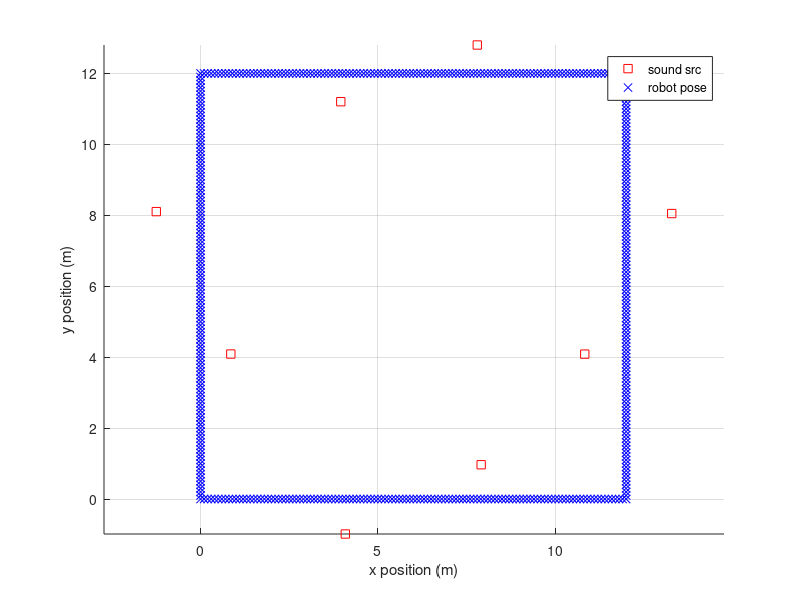
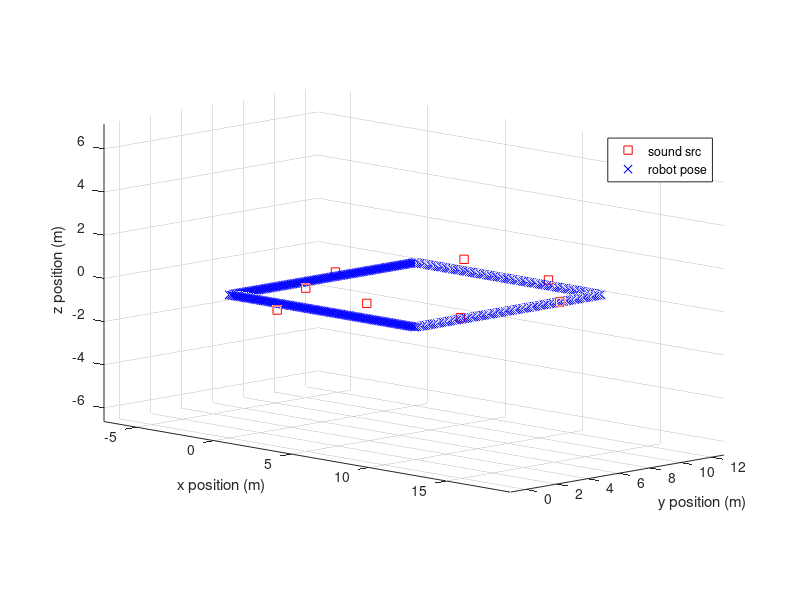

Write MATLAB code to recreate these figures, in order. (Note: this script raises an error after producing the figures.)
% This file create graph structure "g" for lsSLAM.m




%% refresh
clear all;
close all;

%% Parameters

% add path for including some tool functions
addpath('tools');

% rect trajectory length per x,y
traj_len_x = 12;
traj_len_y = 12;

% distance from sound source to mic array trajectory
ss_dist_from_traj = 1;

% distance between each sound source
ss_dist = 4;

% number of sound sources
ss_num_x = (traj_len_x/ss_dist-1);
ss_num_y = (traj_len_y/ss_dist-1);
ss_num = 2*(ss_num_x + ss_num_y);

% sound source position noise in x/y direction
ss_pos_noise_std_xy = 0.1;

% sound source position noise in z direction
ss_pos_noise_std_z = 0.5;

% sound source DOA estimation noise 
ss_doa_std_azi = 10*(pi/180);
ss_doa_std_ele = 10*(pi/180);
ss_doa_std_azi_conservative_factor = 2;
ss_doa_std_ele_conservative_factor = 2;

% dist between each robot pose
robot_pose_dist = 0.1;

% num of robot pose
robot_pose_num_x = traj_len_x/robot_pose_dist;
robot_pose_num_y = traj_len_y/robot_pose_dist;
robot_pose_num = (robot_pose_num_x+robot_pose_num_y)*2;

% max dist that doa algorithm can detect
doa_dist_max = 3;
% doa distance for initialization of sound source.
ss_pos_ini_doa_dist = 1.5;

% odometry noises
% odom_u_theta/ also yaw/pitch/roll
odom_u_theta_std = 0.001*(pi/180); %0.001 deg
odom_u_theta_std_conservative_factor = 2; 
% odom_u_dist_std
odom_u_dist_std = 0.001; % 1mm
odom_u_dist_std_conservative_factor = 2; 

% fig numbers

fig_2d_gt_num = 1;% 2D gt
fig_2d_ob_num = 3;% 2D ob
fig_3d_gt_num = 2;% 3D gt
fig_3d_ob_num = 4;% 3D ob

%% sound source ground truth

% ground truth of sound source positions
ss_pos = zeros(ss_num,3);

% x,y,z pos of 1st side of rect
ss_pos(1:ss_num_x,1) = (ss_dist:ss_dist:ss_num_x*ss_dist)'+...
    randn(ss_num_x,1)*ss_pos_noise_std_xy;
ss_pos(1:ss_num_x,2) = zeros(ss_num_x,1)+randn(ss_num_x,1)*...
    ss_pos_noise_std_xy + ss_dist_from_traj*sign(rand(ss_num_x,1)-0.5);
ss_pos(1:ss_num_x,3) = zeros(ss_num_x,1)+randn(ss_num_x,1)*...
    ss_pos_noise_std_z;

% x,y,z pos of 2nd side of rect
ss_pos(ss_num_x+1:ss_num_x+ss_num_y,1) = ones(ss_num_y,1)*traj_len_x+...
    randn(ss_num_y,1)*ss_pos_noise_std_xy + ss_dist_from_traj*sign(rand(...
    ss_num_y,1)-0.5);
ss_pos(ss_num_x+1:ss_num_x+ss_num_y,2) = (ss_dist:ss_dist:ss_num_y*...
    ss_dist)'+randn(ss_num_y,1)*ss_pos_noise_std_xy;
ss_pos(ss_num_x+1:ss_num_x+ss_num_y,3) = zeros(ss_num_y,1)+randn(...
    ss_num_y,1)*ss_pos_noise_std_z;

% x,y,z pos of 3rd side of rect
ss_pos(ss_num_x+ss_num_y+1:ss_num_x+ss_num_y+ss_num_x,1) = (ss_dist:...
    ss_dist:ss_num_x*ss_dist)'+randn(ss_num_x,1)*ss_pos_noise_std_xy;
ss_pos(ss_num_x+ss_num_y+1:ss_num_x+ss_num_y+ss_num_x,2) = ones(...
    ss_num_x,1)*traj_len_y+randn(ss_num_x,1)*ss_pos_noise_std_xy + ...
    ss_dist_from_traj*sign(rand(ss_num_x,1)-0.5);
ss_pos(ss_num_x+ss_num_y+1:ss_num_x+ss_num_y+ss_num_x,3) = zeros(...
    ss_num_x,1)+randn(ss_num_x,1)*ss_pos_noise_std_z;

% x,y,z pos of 4th side of rect
ss_pos(2*ss_num_x+ss_num_y+1:2*ss_num_x+ss_num_y+ss_num_y,1) = zeros(...
    ss_num_y,1)+randn(ss_num_y,1)*ss_pos_noise_std_xy+ ss_dist_from_traj...
    *sign(rand(ss_num_y,1)-0.5);
ss_pos(2*ss_num_x+ss_num_y+1:2*ss_num_x+ss_num_y+ss_num_y,2) = (ss_dist...
    :ss_dist:ss_num_y*ss_dist)'+randn(ss_num_y,1)*ss_pos_noise_std_xy;
ss_pos(2*ss_num_x+ss_num_y+1:2*ss_num_x+ss_num_y+ss_num_y,3) = zeros(...
    ss_num_y,1)+randn(ss_num_y,1)*ss_pos_noise_std_z;

% plot for debugging
%figure,
%plot(mic_pos(:,1),mic_pos(:,2),'LineStyle','none','Marker','s');

%% construction of robot odometry (ground truth)

% ini of robot poses (x,y,z,yaw,pitch,roll)
robot_pose = zeros(robot_pose_num,6);

% x,y,z pos of 1st side of rect
robot_pose(1:robot_pose_num_x,1) = (robot_pose_dist:robot_pose_dist:robot_pose_num_x*robot_pose_dist)';
robot_pose(1:robot_pose_num_x,2) = zeros(robot_pose_num_x,1);
robot_pose(1:robot_pose_num_x,3) = zeros(robot_pose_num_x,1);
robot_pose(1:robot_pose_num_x,4) = zeros(robot_pose_num_x,1);

% x,y,z pos of 2nd side of rect
robot_pose(robot_pose_num_x+1:robot_pose_num_x+robot_pose_num_y,1) = ones(robot_pose_num_y,1)*traj_len_x;
robot_pose(robot_pose_num_x+1:robot_pose_num_x+robot_pose_num_y,2) = (robot_pose_dist:robot_pose_dist:robot_pose_num_y*robot_pose_dist)';
robot_pose(robot_pose_num_x+1:robot_pose_num_x+robot_pose_num_y,3) = zeros(robot_pose_num_y,1);
robot_pose(robot_pose_num_x+1:robot_pose_num_x+robot_pose_num_y,4) = ones(robot_pose_num_y,1)*(pi/2);

% x,y,z pos of 3rd side of rect
robot_pose(robot_pose_num_x+robot_pose_num_y+1:robot_pose_num_x+robot_pose_num_y+robot_pose_num_x,1) = ((robot_pose_num_x-1)*robot_pose_dist:-robot_pose_dist:0)';
robot_pose(robot_pose_num_x+robot_pose_num_y+1:robot_pose_num_x+robot_pose_num_y+robot_pose_num_x,2) = ones(robot_pose_num_x,1)*traj_len_y;
robot_pose(robot_pose_num_x+robot_pose_num_y+1:robot_pose_num_x+robot_pose_num_y+robot_pose_num_x,3) = zeros(robot_pose_num_x,1);
robot_pose(robot_pose_num_x+robot_pose_num_y+1:robot_pose_num_x+robot_pose_num_y+robot_pose_num_x,4) = ones(robot_pose_num_x,1)*(pi);

% x,y,z pos of 4th side of rect
robot_pose(2*robot_pose_num_x+robot_pose_num_y+1:2*robot_pose_num_x+robot_pose_num_y+robot_pose_num_y,1) = zeros(robot_pose_num_y,1);
robot_pose(2*robot_pose_num_x+robot_pose_num_y+1:2*robot_pose_num_x+robot_pose_num_y+robot_pose_num_y,2) = ((robot_pose_num_y-1)*robot_pose_dist:-robot_pose_dist:0)';
robot_pose(2*robot_pose_num_x+robot_pose_num_y+1:2*robot_pose_num_x+robot_pose_num_y+robot_pose_num_y,3) = zeros(robot_pose_num_y,1);
robot_pose(2*robot_pose_num_x+robot_pose_num_y+1:2*robot_pose_num_x+robot_pose_num_y+robot_pose_num_y,4) = ones(robot_pose_num_y,1)*(-pi/2);

% plot the microphone and sound src ground truth
figure(fig_2d_gt_num);
hold on;
plot(ss_pos(:,1),ss_pos(:,2),'LineStyle','none','Marker','s',...
    'MarkerEdgeColor','r');
plot(robot_pose(:,1),robot_pose(:,2),'LineStyle','none','Marker','x',...
    'MarkerEdgeColor','b');
xlabel('x position (m)');ylabel('y position (m)');
legend('sound src','robot pose');
grid on;axis equal;
hold off;

fig_h = figure(fig_3d_gt_num);
set(fig_h, 'Position', [100, 100, 1000, 500]);
hold on;
plot3(ss_pos(:,1),ss_pos(:,2),ss_pos(:,3),'LineStyle','none','Marker','s',...
    'MarkerEdgeColor','r');
plot3(robot_pose(:,1),robot_pose(:,2),robot_pose(:,3),'LineStyle','none','Marker','x',...
    'MarkerEdgeColor','b');
xlabel('x position (m)');ylabel('y position (m)');zlabel('z position (m)');
legend('sound src','robot pose');
grid on;axis equal;view(45,10);
hold off;

%% compute the observation in azimuth and elevation angle.

% 2D case:
% project the robot pose from 3D to 2D case
robot_pose_2d = robot_pose(:,[1,2,4]);% x,y,yaw
% project the sound source position from 3D to 2D case
ss_pos_2d = ss_pos(:,[1,2]);

doa_gt_w_2d =[];% doa in world coord
doa_gt_l_2d =[];% doa in robot local coord
%doa_ob_w_2d =[];% observed (noisy) doa in world coord
doa_ob_l_2d =[];% observed (noisy) doa in local coord

for p = 1:size(robot_pose,1)
    for s = 1:size(ss_pos,1)
        if sqrt((robot_pose_2d(p,1)-ss_pos_2d(s,1))^2 + (robot_pose_2d(p,2)-ss_pos_2d(s,2))^2)<doa_dist_max
            azi_w_2d = atan2(ss_pos_2d(s,2)-robot_pose_2d(p,2),ss_pos_2d(s,1)-robot_pose_2d(p,1));
            
            azi_l_2d = wrapToPi(azi_w_2d-robot_pose_2d(p,3));
            
            azi_ob_l_2d = wrapToPi(azi_l_2d+randn*ss_doa_std_azi);
            
            % store the data
            doa_gt_w_2d = [doa_gt_w_2d; [azi_w_2d,p,s]];
            doa_gt_l_2d = [doa_gt_l_2d; [azi_l_2d,p,s]];
            doa_ob_l_2d = [doa_ob_l_2d; [azi_ob_l_2d,p,s]];
        end
    end
end




% 3D case:
% doa estimation ground truth
doa_gt_w =[];% doa in world coord
doa_gt_l =[];% doa in robot local coord
%doa_ob_w =[];% observed (noisy) doa in world coord
doa_ob_l =[];% observed (noisy) doa in local coord

for p = 1:size(robot_pose,1)
    for s = 1:size(ss_pos,1)
        if sqrt((robot_pose(p,1)-ss_pos(s,1))^2 + (robot_pose(p,2)-ss_pos(s,2))^2 + (robot_pose(p,3)-ss_pos(s,3))^2)<doa_dist_max
            
            % gt of DOA estimation azimuth angle in world coordinate
            azi_w = atan((ss_pos(s,2)-robot_pose(p,2))/(ss_pos(s,1)-robot_pose(p,1)));
            if (ss_pos(s,1)-robot_pose(p,1))<0
                azi_w = wrapToPi(azi_w+pi);
            end
            % observed DOA estimation azimuth angle in global coord
            % azi_ob_w = wrapToPi(azi_w+randn*ss_doa_std_azi);
            
            % azimuth gt in robot coordinate
            ss_pos_local_coord = global_point_in_local_coord_tans_ypr(ss_pos(s,:),robot_pose(p,:));
            % gt of DOA estimation azimuth angle in robot coordinate
            azi_l = atan(ss_pos_local_coord(2)/ss_pos_local_coord(1));
            if (ss_pos_local_coord(1))<0
                azi_l = wrapToPi(azi_l+pi);
            end
            % observed DOA estimation azimuth angle in local coord
            azi_ob_l = wrapToPi(azi_l+randn*ss_doa_std_azi);
            
            
            
            % gt of DOA estimation elevation angle in world coord
            ele_w = atan((ss_pos(s,3)-robot_pose(p,3))/sqrt((ss_pos(s,1)-robot_pose(p,1))^2+(ss_pos(s,2)-robot_pose(p,2))^2));
            % observed DOA estimation elevation angle in world coord
            %ele_ob_w = ele_w + randn*ss_doa_std_ele;
            %if ele_ob_w>(pi/2)
            %    ele_ob_w = pi/2;
            %elseif ele_ob_w<(-pi/2)
            %    ele_ob_w = -pi/2;
            %end
            
            % gt of DOA estimation elevation angle in local coord
            ele_l = atan(ss_pos_local_coord(3)/sqrt(ss_pos_local_coord(1)^2+ss_pos_local_coord(2)^2));
            % observed DOA estimation elevation angle in local coord
            ele_ob_l = ele_l + randn*ss_doa_std_ele;
            if ele_ob_l>(pi/2)
                ele_ob_l = pi/2;
            elseif ele_ob_l<(-pi/2)
                ele_ob_l = -pi/2;
            end
            
            % store the data
            doa_gt_w = [doa_gt_w; [azi_w,ele_w,p,s]];
            %doa_ob_w = [doa_ob_w; [azi_ob_w,ele_ob_w,p,s]];
            doa_gt_l = [doa_gt_l; [azi_l,ele_l,p,s]];
            doa_ob_l = [doa_ob_l; [azi_ob_l,ele_ob_l,p,s]];
        end
    end
end

% plot 2D gt of robot pose, landmark, and observation
figure(fig_2d_gt_num);
hold on;
for n=1:size(doa_gt_w_2d,1)
    plot([robot_pose_2d(doa_gt_w_2d(n,2),1),ss_pos_2d(doa_gt_w_2d(n,3),1)],[robot_pose_2d(doa_gt_w_2d(n,2),2),ss_pos_2d(doa_gt_w_2d(n,3),2)],'Color','m');
end
hold off;

% plot 3D gt of robot pose, landmark, and observation
figure(fig_3d_gt_num);
hold on;
for n=1:size(doa_gt_w,1)
    plot3([robot_pose(doa_gt_w(n,3),1),ss_pos(doa_gt_w(n,4),1)],[robot_pose(doa_gt_w(n,3),2),ss_pos(doa_gt_w(n,4),2)],[robot_pose(doa_gt_w(n,3),3),ss_pos(doa_gt_w(n,4),3)],'Color','m');
end
grid on;axis equal;view(45,30);
hold off;

%% compute the odom noisy observation

% 2D case:
robot_pose_u_2d = zeros(size(robot_pose,1),3);
robot_pose_u_ob_2d = zeros(size(robot_pose,1),3);
robot_pose_ob_2d = zeros(size(robot_pose,1),3);

% computing the relative moment between two robot pose and its noisy
% observation.
robot_pose_ob_2d(1,:) = robot_pose_2d(1,:);
for n=2:size(robot_pose)
    robot_pose_u_2d(n,:) =pose_minus_pose_2d(robot_pose_2d(n,:),robot_pose_2d(n-1,:));
    robot_pose_u_ob_2d(n,:) = robot_pose_u_2d(n,:) + [randn(1,2)*odom_u_dist_std,randn*odom_u_theta_std];
    
    robot_pose_ob_2d(n,:) = pose_plus_pose_2d(robot_pose_ob_2d(n-1,:),robot_pose_u_ob_2d(n,:));
end

% plot noisy odom and landmarks
plot_initial_odom_and_landmark_2d(robot_pose_ob_2d,doa_ob_l_2d,doa_dist_max,fig_2d_ob_num);


% 3D case:
robot_pose_u_3d = zeros(size(robot_pose,1),6);
robot_pose_u_ob_3d = zeros(size(robot_pose,1),6);
robot_pose_ob_3d = zeros(size(robot_pose,1),6);

% computing the relative moment between two robot pose and its noisy
% observation.
robot_pose_ob_3d(1,:) = robot_pose(1,:);
for n=2:size(robot_pose)
    robot_pose_u_3d(n,:) = pose_minus_pose_trans_ypr(robot_pose(n,:),robot_pose(n-1,:))';
    robot_pose_u_ob_3d(n,:) = robot_pose_u_3d(n,:) + [randn(1,3)*odom_u_dist_std,randn(1,3)*odom_u_theta_std];
    
    robot_pose_ob_3d(n,:) = pose_plus_pose_trans_ypr(robot_pose_ob_3d(n-1,:),robot_pose_u_ob_3d(n,:));
end

% plot noisy odom and landmarks
plot_initial_odom_and_landmark_3d(robot_pose_ob_3d,doa_ob_l,doa_dist_max,fig_3d_ob_num);


%% ground truth and initialization of state vector

% in 2D case,

% in this case, the state vector is sound src 1 (x, y), sound src 2 (x,y)
% ... robot pose 1 (x,y,theta), robot pose 2 (x,y,theta)...
c2d_x_gt = [reshape(ss_pos(:,[1,2])',size(ss_pos,1)*2,1);reshape(robot_pose_2d',size(robot_pose_2d,1)*3,1)];

g2d.x_gt = c2d_x_gt;

% initialization of sound source positions
x_ini = zeros(ss_num*2+size(robot_pose_2d,1)*3,1);
% fill the noisy odom data
x_ini(ss_num*2+1:end) = reshape(robot_pose_ob_2d',size(robot_pose_ob_2d,1)*3,1);
% initialization of sound source positions
%ss_ini_index = 1;
ss_ini_observed = [];
for n=1:size(doa_ob_l_2d,1)
    if size(ss_ini_observed,2)==ss_num
        break;
    end
    if sum(doa_ob_l_2d(n,3)==ss_ini_observed)<1
        
        % initialization of sound source position upon 1st observation.
        % local coordinates:
        ss_ini_pos_local_coord = ss_pos_ini_doa_dist*[cos(doa_ob_l_2d(n,1));sin(doa_ob_l_2d(n,1))];
        % change them into global coordinate:
        ss_ini_pos_global_coord_hom = transform_matrix_from_pose_2d(robot_pose_ob_2d(doa_ob_l_2d(n,2),:))*[ss_ini_pos_local_coord;1];
        ss_ini_pos_global_coord = ss_ini_pos_global_coord_hom(1:2);
        % fill the initial location
        x_ini(2*(doa_ob_l_2d(n,3)-1)+1:2*(doa_ob_l_2d(n,3)-1)+2) = ss_ini_pos_global_coord;
        
        %ss_ini_index = ss_ini_index+1;
        ss_ini_observed = [ss_ini_observed,doa_ob_l_2d(n,3)];
    end
    
end
% save data into graph
g2d.x = x_ini;
% plot the initialization of sound sources
figure(fig_2d_ob_num);
hold on;
plot(g2d.x(1:2:2*ss_num-1),g2d.x(2:2:2*ss_num),'LineStyle','none','Marker','o',...
    'MarkerSize',10,'MarkerEdgeColor','k','MarkerFaceColor','y');
hold off;



% in 3D case,

% in this case, the state vector is sound src 1 (x, y,z), sound src 2 (x,y,z)
% ... robot pose 1 (x,y,z,yaw,pitch,roll), robot pose 2 (x,y,z,yaw,pitch,roll)...
% Note, in this case, yaw pitch roll angle is in sequence, just like that in
% airplane. first rotate by yaw(z axis), then pitch (y axis) and roll (x
% axis). So, this sequence is also called 'ZYX' sequence in matlab doc. All
% rotation is relative to local reference frame. This means airplane first
% rotate along its yaw angle, then in that new frame, change its pitch
% angle and so on...
% this can be tested by running a=angle2quat([0,pi/2],[pi/2,pi/2],[0,pi/2])
% here you can find that turning all 90 deg in a sequence yaw pitch roll, is
% actually the same as turning 90 deg in pitch angle only :D
c3d_x_gt_ypr = [reshape(ss_pos',size(ss_pos,1)*3,1);reshape(robot_pose',size(robot_pose,1)*6,1)];

% from Yaw/Pitch/roll rotation to quaternion, robot_pose_quat is Nx4 matrix
% [qr,qx,qy,qz; ...].
robot_pose_quat = [[robot_pose(:,1),robot_pose(:,2),robot_pose(:,3)],angle2quat(robot_pose(:,4),robot_pose(:,5),robot_pose(:,6))]; 
% state vector with coordinate transform in quaternion
c3d_x_gt_quat = [reshape(ss_pos',size(ss_pos,1)*3,1);reshape(robot_pose_quat',size(robot_pose_quat,1)*7,1)];

% change between two options. quaternion option seems to be more popular in
% SLAM since it can avoid directional singularity in YPR style expression.
% In YPR expression, the pitch angle has singularity around its -pi/2 and
% +pi/2 

% g3d.x_gt = c3d_x_gt_ypr;
g3d.x_gt = c3d_x_gt_quat;


% initialization of sound source positions
x_ini = zeros(ss_num*3+size(robot_pose,1)*7,1);
% fill the noisy odom data
robot_pose_ob_quat = [[robot_pose_ob_3d(:,1),robot_pose_ob_3d(:,2),robot_pose_ob_3d(:,3)],...
    angle2quat(robot_pose_ob_3d(:,4),robot_pose_ob_3d(:,5),robot_pose_ob_3d(:,6))];
x_ini(ss_num*3+1:end) = reshape(robot_pose_ob_quat',size(robot_pose_ob_quat,1)*7,1);
% initialization of sound source positions
%ss_ini_index = 1;
ss_ini_observed = [];
for n=1:size(doa_ob_l,1)
    if size(ss_ini_observed,2)==ss_num
        break;
    end
    if sum(doa_ob_l(n,4)==ss_ini_observed)<1
        
        % initialization of sound source position upon 1st observation.
        % local coordinates:
        ss_ini_pos_local_coord = ss_pos_ini_doa_dist*[cos(doa_ob_l(n,2))*cos(doa_ob_l(n,1));...
            cos(doa_ob_l(n,2))*sin(doa_ob_l(n,1));sin(doa_ob_l(n,2))];
        % change them into global coordinate:
        ss_ini_pos_global_coord_hom = transform_matrix_from_trans_ypr(robot_pose_ob_3d(doa_ob_l(n,3),:))*[ss_ini_pos_local_coord;1];
        ss_ini_pos_global_coord = ss_ini_pos_global_coord_hom(1:3);
        % fill the initial location
        x_ini(3*(doa_ob_l(n,4)-1)+1:3*(doa_ob_l(n,4)-1)+3) = ss_ini_pos_global_coord;
        
        %ss_ini_index = ss_ini_index+1;
        ss_ini_observed = [ss_ini_observed,doa_ob_l(n,4)];
    end
    
end
% save data into graph
g3d.x = x_ini;
% plot the initialization of sound sources
figure(fig_3d_ob_num);
hold on;
plot3(g3d.x(1:3:3*ss_num-2),g3d.x(2:3:3*ss_num-1),g3d.x(3:3:3*ss_num),'LineStyle','none','Marker','o',...
    'MarkerSize',10,'MarkerEdgeColor','k','MarkerFaceColor','y');
hold off;
%% creation of edges 

% in 2D case:
edges_count = 1;

for n=2:size(robot_pose_2d,1)
    
    type_p_p = 'P';
    % measurement: noisy robot_pose_u control input observation
    measurement_p_p = robot_pose_u_ob_2d(n,:)';
    % information matrix [1/dist_sigma^2 0 0; 0 1/dits_sigma^2 0; 0 0 1/theta_sigma^2];
    information_p_p = diag([1/((odom_u_dist_std*odom_u_dist_std_conservative_factor)^2);...
        1/((odom_u_dist_std*odom_u_dist_std_conservative_factor)^2);1/((odom_u_theta_std*odom_u_theta_std_conservative_factor)^2)]);
    % index of previous time robot pose (starting index)
    fromIdx_p_p = 3*(n-2)+1 + 2*ss_num;
    % index of current time robot pose (starting index)
    toIdx_p_p = 3*(n-1)+1 + 2*ss_num;

    % fill the above information to "g" structure
    g2d.edges(edges_count).type = type_p_p;
    g2d.edges(edges_count).measurement = measurement_p_p;
    g2d.edges(edges_count).information = information_p_p;
    g2d.edges(edges_count).fromIdx = fromIdx_p_p;
    g2d.edges(edges_count).toIdx = toIdx_p_p;
    % update the edges_count
    edges_count = edges_count+1;
    
end

for n=1:size(doa_ob_l_2d,1)
    % (p-l) pose landmark constraits 
    % type of the constraint
    type_p_l = 'L';
    % measurement (noisy azim DOA observation)
    measurement_p_l = doa_ob_l_2d(n,1);
    % information matrix: (1/theta_sigma^2) (1x1 matrix)
    information_p_l = 1/((ss_doa_std_azi*ss_doa_std_azi_conservative_factor)^2);
    % starting index of sound source state vector (starting index)
    fromIdx_p_l = 2*doa_ob_l_2d(n,3)-1;
    % index of current time mic array/robot pose (starting index)
    toIdx_p_l = 3*doa_ob_l_2d(n,2)-2 + 2*ss_num;
    
    % fill the above information to "g" structure
    g2d.edges(edges_count).type = type_p_l;
    g2d.edges(edges_count).measurement = measurement_p_l;
    g2d.edges(edges_count).information = information_p_l;
    g2d.edges(edges_count).fromIdx = fromIdx_p_l;
    g2d.edges(edges_count).toIdx = toIdx_p_l;
    % update the edges_count
    edges_count = edges_count+1;
end



% in 3D case:
edges_count = 1;

for n=2:size(robot_pose,1)
    
    type_p_p = 'P';
    % measurement: noisy robot_pose_u control input observation
    measurement_p_p = robot_pose_u_ob_3d(n,:)';
    % information matrix 
    information_p_p = diag([1/((odom_u_dist_std*odom_u_dist_std_conservative_factor)^2);...
        1/((odom_u_dist_std*odom_u_dist_std_conservative_factor)^2);1/((odom_u_dist_std*odom_u_dist_std_conservative_factor)^2);...
        1/((odom_u_theta_std*odom_u_theta_std_conservative_factor)^2);1/((odom_u_theta_std*odom_u_theta_std_conservative_factor)^2);...
        1/((odom_u_theta_std*odom_u_theta_std_conservative_factor)^2)]);
    % index of previous time robot pose (starting index)
    fromIdx_p_p = 7*(n-2)+1 + 3*ss_num;
    % index of current time robot pose (starting index)
    toIdx_p_p = 7*(n-1)+1 + 3*ss_num;

    % fill the above information to "g" structure
    g3d.edges(edges_count).type = type_p_p;
    g3d.edges(edges_count).measurement = measurement_p_p;
    g3d.edges(edges_count).information = information_p_p;
    g3d.edges(edges_count).fromIdx = fromIdx_p_p;
    g3d.edges(edges_count).toIdx = toIdx_p_p;
    % update the edges_count
    edges_count = edges_count+1;
    
end

for n=1:size(doa_ob_l,1)
    % (p-l) pose landmark constraits 
    % type of the constraint
    type_p_l = 'L';
    % measurement (noisy azim DOA observation)
    measurement_p_l = doa_ob_l(n,1:2)';
    % information matrix: I*(1/theta_sigma^2) (2x2 matrix)
    information_p_l = diag([1/((ss_doa_std_azi*ss_doa_std_azi_conservative_factor)^2);...
        1/((ss_doa_std_ele*ss_doa_std_ele_conservative_factor)^2)]);
    % starting index of sound source state vector (starting index)
    fromIdx_p_l = 3*doa_ob_l(n,4)-2;
    % index of current time mic array/robot pose (starting index)
    toIdx_p_l = 7*doa_ob_l(n,3)-6 + 3*ss_num;
    
    % fill the above information to "g" structure
    g3d.edges(edges_count).type = type_p_l;
    g3d.edges(edges_count).measurement = measurement_p_l;
    g3d.edges(edges_count).information = information_p_l;
    g3d.edges(edges_count).fromIdx = fromIdx_p_l;
    g3d.edges(edges_count).toIdx = toIdx_p_l;
    % update the edges_count
    edges_count = edges_count+1;
end
%% initialization of state vector

%{

% initialize the mic state (pos: true position + big initialization noise
% for random pos, delay: 0 for absolute no knowledge of delay, drift: 0 for
% absolute no knowledge of drift (+randn*(1e-6) for avoiding singularity in
% slSLAM))
x_mic_init = [ss_pos+(mic_pos_init_noise*(rand(size(ss_pos))-0.5)*2),...
    zeros(M,1),zeros(M,1)+randn*(1e-6)];

% fix some mic position to avoid ambiguity
% 1st mic is reference, hence pos is (0,0) and 0 delay 0 drift
x_mic_init(1,:) = zeros(1,4);

% make sure the 2nd mic is on positive x axis
if(x_mic_init(2,1)<0)
    x_mic_init(2,1) = -1*x_mic_init(2,1);
end
x_mic_init(2,2) = 0;

% make sure the 3rd mic's y is positive
if(x_mic_init(4,2)<0)
    x_mic_init(4,2) = -1*x_mic_init(4,2);
end

% initialization of sound src postion. all (0,0) + noise to describe no
% knowledge about it.
% x_src_init = zeros(size(src_pos,1),2) + rand(size(src_pos,1),2);
x_src_init = g.x_gt(4*M+1:end,1) + randn(size(g.x_gt,1)-4*M,1)*...
    src_pos_init_noise;

% construct the initial state vector based on above.
g.x = [reshape(x_mic_init',4*M,1);x_src_init];

%}

%% create offset and dimension
% just to make it suitable for cyrill's code framework

% in 2D case:

% initialize two variables
offset = [];
dimension = [];

% construct two variables for the sound source state vecotr
for n=1:ss_num
    offset = [offset;(n-1)*2];
    dimension = [dimension;2];
end

% construct two variables for the robot pose state vecotr
for n=1:size(robot_pose_2d,1)
    offset = [offset;(n-1)*3 + 2*ss_num];
    dimension = [dimension;3];
end

% fill this two variables into "g" structure 
for n = 1:size(offset,1)
    g2d.idLookup(n).offset = offset(n);
    g2d.idLookup(n).dimension = dimension(n);
end  


% in 3D case:

% initialize two variables
offset = [];
dimension = [];

% construct two variables for the sound source state vecotr
for n=1:ss_num
    offset = [offset;(n-1)*3];
    dimension = [dimension;3];
end

% construct two variables for the robot pose state vecotr
for n=1:size(robot_pose,1)
    offset = [offset;(n-1)*7 + 3*ss_num];
    dimension = [dimension;7];
end

% fill this two variables into "g" structure 
for n = 1:size(offset,1)
    g3d.idLookup(n).offset = offset(n);
    g3d.idLookup(n).dimension = dimension(n);
end  


%% save the graph
g2d.ss_num = ss_num;
g2d.robot_pose_dist = robot_pose_dist;
g2d.doa_dist_max = doa_dist_max;

g3d.ss_num = ss_num;
g3d.robot_pose_dist = robot_pose_dist;
g3d.doa_dist_max = doa_dist_max;

% save the "g" structure
save('../data/mic_array.mat','g2d','g3d');

% that's all folks